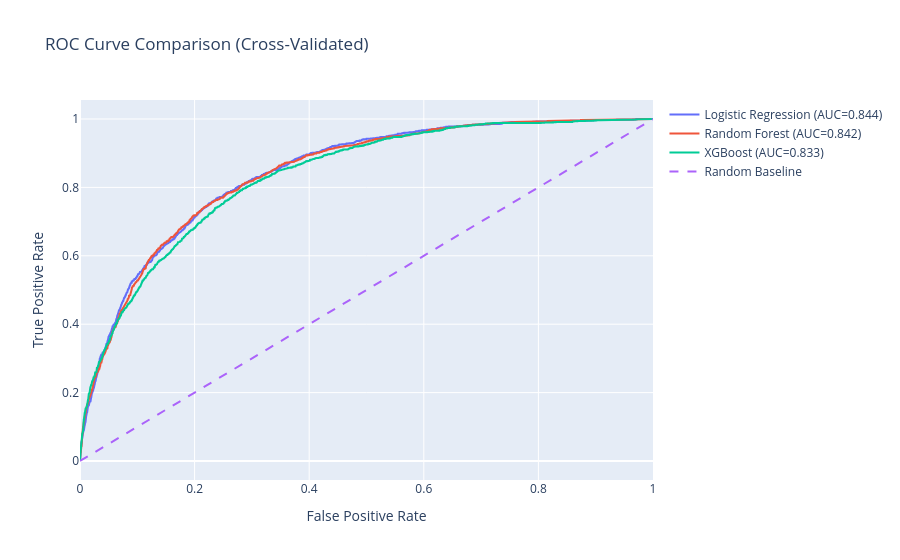
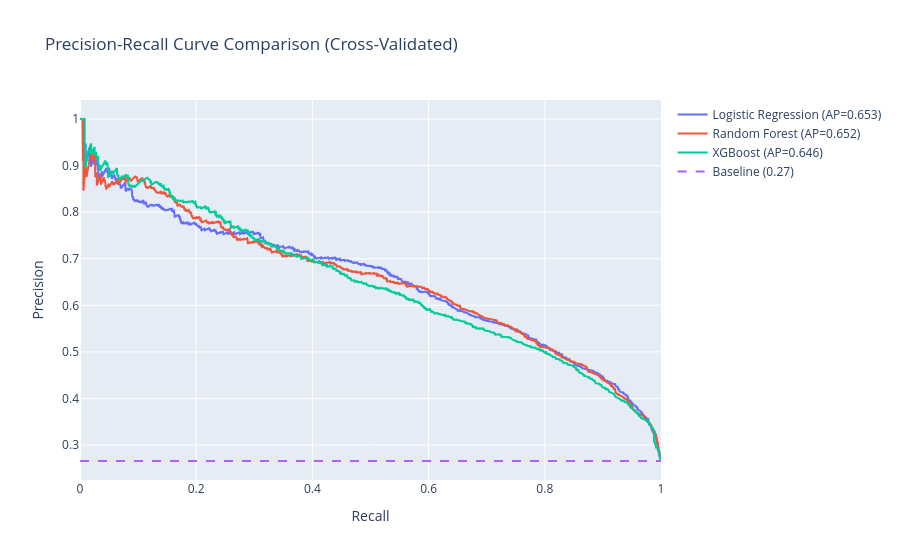

Notebook code cell kept with these figures, in order:
### Markdown cell above
Model Building and Results

Defines the list of modeling methodologies to try, passes to the build_models function, stores the result in a dataframe that is then formatted for output to be sorted by AUC score, highlighting the maximum value of each scoring metric to compare model types.

Logistic Regression achieved the highest ROC-AUC (0.844) and provided the best overall balance of discrimination performance and interpretability.

XGBoost achieved the highest recall (0.739) and F1 score (0.618), making it potentially preferable in retention scenarios where identifying at-risk customers is more important than minimizing false positives.

Random Forest achieved the highest precision (0.691) but at the cost of substantially lower recall.

### Code cell
# =========================
# MODELING
# =========================

models = [
    ("Logistic Regression", Pipeline([
        ("scaler", StandardScaler()),
        ("model", LogisticRegression(max_iter=5000))
    ])),
    ("Random Forest", Pipeline([
        ("model", RandomForestClassifier(
            n_estimators=50,
            max_depth=10,
            min_samples_leaf=50,
            random_state=123
        ))
    ])),
    ("XGBoost", Pipeline([
        ("model", XGBClassifier(
            max_depth=6,
            learning_rate=0.05,
            n_estimators=300,
            scale_pos_weight=(y == 0).sum() / (y == 1).sum(),
            random_state=123,
            eval_metric="logloss"
        ))
    ]))
]

model_results, feature_importances, fitted_models = (
        build_models(x_raw,y,models,True)
        )


best_model_name = model_results.iloc[0]["model"]

best_model = fitted_models[best_model_name]

model_results.index += 1
model_results.index.name = "Rank"


display_results = (model_results
    .sort_values("auc", ascending=False)
    .style
    .format("{:.3f}", subset=["accuracy","precision","recall","f1","auc","auc_std","ap_score"])
    .highlight_max(
        subset=["accuracy","precision","recall","f1","auc","ap_score"],
        axis=0,
        color='blue'
        )
    .highlight_min(
        subset=["auc_std"],
        axis=0,
        color='blue'
    )
    
)

display(display_results)

### Figure 1 — Plotly figure (JSON) as saved in the notebook; plotly's stock layout.template omitted (floating-point values rounded to 4 significant figures; data arrays with more than 128 entries replaced by an {"elided": "..."} marker saying what was removed)
{"data": [{"mode": "lines", "name": "Logistic Regression (AUC=0.844)", "type": "scatter", "x": {"elided": "1931 float values"}, "y": {"elided": "1931 float values"}}, {"mode": "lines", "name": "Random Forest (AUC=0.842)", "type": "scatter", "x": {"elided": "2093 float values"}, "y": {"elided": "2093 float values"}}, {"mode": "lines", "name": "XGBoost (AUC=0.833)", "type": "scatter", "x": {"elided": "2027 float values"}, "y": {"elided": "2027 float values"}}, {"line": {"dash": "dash"}, "mode": "lines", "name": "Random Baseline", "type": "scatter", "x": [0, 1], "y": [0, 1]}], "layout": {"title": {"text": "ROC Curve Comparison (Cross-Validated)"}, "xaxis": {"title": {"text": "False Positive Rate"}}, "yaxis": {"title": {"text": "True Positive Rate"}}}}

### Figure 2 — Plotly figure (JSON) as saved in the notebook; plotly's stock layout.template omitted (floating-point values rounded to 4 significant figures; data arrays with more than 128 entries replaced by an {"elided": "..."} marker saying what was removed)
{"data": [{"mode": "lines", "name": "Logistic Regression (AP=0.653)", "type": "scatter", "x": {"elided": "7024 float values"}, "y": {"elided": "7024 float values"}}, {"mode": "lines", "name": "Random Forest (AP=0.652)", "type": "scatter", "x": {"elided": "6907 float values"}, "y": {"elided": "6907 float values"}}, {"mode": "lines", "name": "XGBoost (AP=0.646)", "type": "scatter", "x": {"elided": "6989 float values"}, "y": {"elided": "6989 float values"}}, {"line": {"dash": "dash"}, "mode": "lines", "name": "Baseline (0.27)", "type": "scatter", "x": [0, 1], "y": [0.2658, 0.2658]}], "layout": {"title": {"text": "Precision-Recall Curve Comparison (Cross-Validated)"}, "xaxis": {"title": {"text": "Recall"}}, "yaxis": {"title": {"text": "Precision"}}}}
